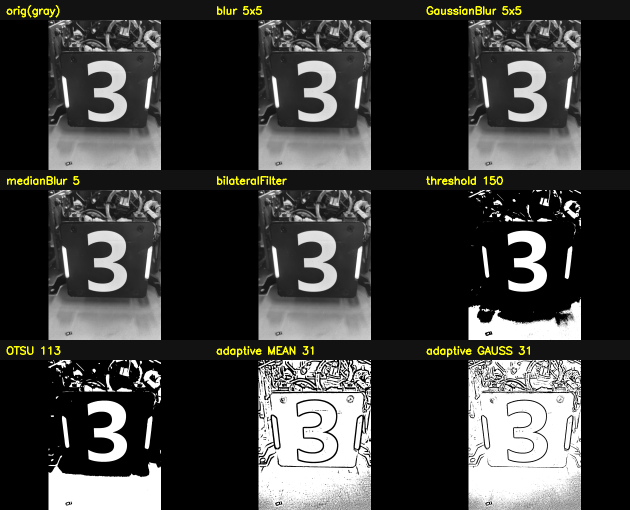
#> input picture tutorial_2/example/opencv/opencv_basics_1_filter.png, 1260 x 1020 px, given in place of opencv_basics_1_filter.jpg, which was not available (shown at 1/2 size)
$ python opencv_basics.py   (older library calls are emulated)
#> lines starting #> are read from the running program, lines starting #| are printed output that depends on the picture; after the words box and inside, x2 and y2 are one past the last pixel; in counts of white or black regions, pixels touching at a corner belong together; pictures that were not available may be replaced by others from this repository, and a replacement may not be noted
#!/usr/bin/env python3
# -*- coding: utf-8 -*-
# ============================================================================
# 一、OpenCV（1.1 cv::Mat、1.3 图像处理基本流程）
#
#   pip install opencv-python numpy
#   python3 opencv_basics.py                    # 默认读 demo/bule_armoe.jpg
#   python3 opencv_basics.py demo/blue_5.png    # 也可以喂自己的图
#   NO_WINDOW=1 python3 opencv_basics.py        # 不开窗口，只存图
#
import os
import sys
import time

import cv2
import numpy as np


# ---------------------------------------------------------------------------
# 几个小工具（真正要讲的 API 在 main() 里）
# ---------------------------------------------------------------------------
def section(index, title):
    print(f"\n【{index}】{title}")


def fit_into(src, area_w, area_h):
    if src.ndim == 2:  # 单通道（灰度 / 掩码）先转成三通道再拼
        src = cv2.cvtColor(src, cv2.COLOR_GRAY2BGR)
    s = min(area_w / src.shape[1], area_h / src.shape[0])
    small = cv2.resize(src, (max(1, int(src.shape[1] * s)), max(1, int(src.shape[0] * s))),
                       interpolation=cv2.INTER_AREA)
    canvas = np.zeros((area_h, area_w, 3), np.uint8)
    x = (area_w - small.shape[1]) // 2
    y = (area_h - small.shape[0]) // 2
    canvas[y:y + small.shape[0], x:x + small.shape[1]] = small
    return canvas


def grid(items, cols=3):
    area_w, area_h, bar = 420, 300, 40
    cells = []
    for title, img in items:
        cell = np.full((area_h + bar, area_w, 3), 18, np.uint8)
        cell[bar:, :, :] = fit_into(img, area_w, area_h)
        cv2.putText(cell, title, (12, 28), cv2.FONT_HERSHEY_SIMPLEX, 0.7, (0, 255, 255), 2)
        cells.append(cell)
    while len(cells) % cols:
        cells.append(np.full((area_h + bar, area_w, 3), 18, np.uint8))
    rows = [cv2.hconcat(cells[i:i + cols]) for i in range(0, len(cells), cols)]
    return cv2.vconcat(rows)


def white_ratio(m):
    """白像素占比，用来量化二值化 / 边缘的结果"""
    return 100.0 * cv2.countNonZero(m) / m.size


def mean_abs_diff(ref, m):
    """与原图的平均绝对差：越大说明滤波抹得越狠"""
    return float(cv2.mean(cv2.absdiff(ref, m))[0])


class Timer:
    def __init__(self):
        self.t0 = time.perf_counter()

    def ms(self):
        return (time.perf_counter() - self.t0) * 1000.0


def main():
    # -----------------------------------------------------------------------
    section(1, "读图与图像元信息")

    path = sys.argv[1] if len(sys.argv) > 1 else "demo/opencv_basics_1_filter.jpg"
    t_all = Timer()
    img = cv2.imread(path)
#> img is the input picture: shape (1020, 1260, 3); mean B, G, R 59.4, 61.3, 61.3
    if img is None:  # imread 失败不报错，只返回 None，必须自己判断
        print(f"读不到图片：{path}")
        return 1

    h, w = img.shape[:2]
#> h = 1020; w = 1260
    print(f"  路径       {path}")
    print(f"  shape      {img.shape}（高, 宽, 通道）")
#|   shape      (1020, 1260, 3)（高, 宽, 通道）
    print(f"  dtype      {img.dtype}")
#|   dtype      uint8
    print(f"  size       {img.size} 个元素，占内存 {img.nbytes / 1024:.0f} KB")
#|   size       3855600 个元素，占内存 3765 KB

    # -----------------------------------------------------------------------
    # ② cvtColor：彩色 → 灰度
    # -----------------------------------------------------------------------
    section(2, "灰度化 cvtColor")

    t = Timer()
    gray = cv2.cvtColor(img, cv2.COLOR_BGR2GRAY)
    print(f"  cvtColor(BGR2GRAY) 耗时 {t.ms():.2f} ms，灰度图形状 {gray.shape}")
#|   cvtColor(BGR2GRAY) 耗时 19.79 ms，灰度图形状 (1020, 1260)
    print(f"  gray 均值 {gray.mean():.1f}，标准差 {gray.std():.1f}")
#|   gray 均值 61.1，标准差 89.6

    # -----------------------------------------------------------------------
    # ③ 滤波：都用来去噪，区别在「保不保边」
    # -----------------------------------------------------------------------
    section(3, "滤波去噪 blur / GaussianBlur / medianBlur / bilateralFilter")

    t = Timer()
    f_blur = cv2.blur(gray, (5, 5))                       # 均值：最快，边缘一起糊
    f_gauss = cv2.GaussianBlur(gray, (5, 5), 0)           # 高斯：最常用
    f_median = cv2.medianBlur(gray, 5)                    # 中值：专杀椒盐噪声
    f_bilateral = cv2.bilateralFilter(gray, 9, 75, 75)    # 双边：保边去噪，最慢
    print(f"  四种滤波合计 {t.ms():.2f} ms。mean|diff| 越大说明抹得越狠：")
    for name, m in [("blur 5x5", f_blur), ("GaussianBlur 5x5", f_gauss),
                    ("medianBlur 5", f_median), ("bilateralFilter", f_bilateral)]:
        print(f"    {name:<24} mean|diff|={mean_abs_diff(gray, m):5.2f}")
#> this loop made 4 passes
#> name on passes 1 to 4: 'blur 5x5', 'GaussianBlur 5x5', 'medianBlur 5', 'bilateralFilter'
#|     blur 5x5                 mean|diff|= 8.05
#|     GaussianBlur 5x5         mean|diff|= 5.33
#|     medianBlur 5             mean|diff|= 4.18
#|     bilateralFilter          mean|diff|= 2.86

    # -----------------------------------------------------------------------
    # ④ 二值化：自瞄里「找灯条」的第一步
    # -----------------------------------------------------------------------
    section(4, "二值化 threshold / THRESH_OTSU / adaptiveThreshold")

    _, b_fixed = cv2.threshold(gray, 150, 255, cv2.THRESH_BINARY)  # 阈值手填，换光照就废
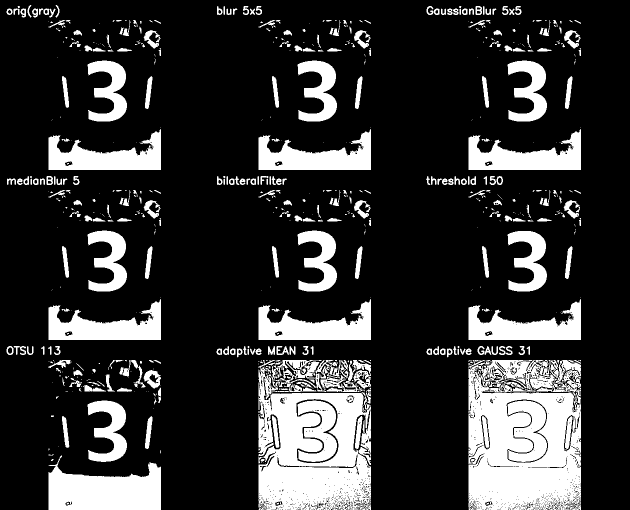
#> b_fixed: shape (1020, 1260) (shown at 1/2 size); 20.2% white; 651 white regions (333 under 20 px), largest, box (x1, y1, x2, y2) and area: (937, 720, 1162, 1020) 52115, (517, 720, 742, 1020) 44496, (97, 911, 322, 1020) 16356
    otsu_thr, b_otsu = cv2.threshold(gray, 0, 255, cv2.THRESH_BINARY | cv2.THRESH_OTSU)
#> b_otsu: shape (1020, 1260); 23.8% white; 616 white regions (316 under 20 px), largest, box (x1, y1, x2, y2) and area: (937, 720, 1162, 1020) 61101, (517, 720, 742, 1020) 49940, (97, 911, 322, 1020) 16419
#> otsu_thr = 113
    b_adapt_mean = cv2.adaptiveThreshold(gray, 255, cv2.ADAPTIVE_THRESH_MEAN_C,
                                         cv2.THRESH_BINARY, 31, 5)
#> b_adapt_mean: shape (1020, 1260); 68.9% white; 1410 black regions (1225 under 20 px), largest, box (x1, y1, x2, y2) and area: (0, 0, 1260, 1020) 357553, (1116, 479, 1159, 570) 2807, (950, 480, 992, 568) 2717
    b_adapt_gauss = cv2.adaptiveThreshold(gray, 255, cv2.ADAPTIVE_THRESH_GAUSSIAN_C,
                                          cv2.THRESH_BINARY, 31, 5)
#> b_adapt_gauss: shape (1020, 1260); 77.5% white; 1871 black regions (1592 under 20 px), largest, box (x1, y1, x2, y2) and area: (0, 3, 1260, 1020) 216406, (87, 823, 332, 1020) 7313, (99, 81, 149, 249) 2424

    print(f"  OTSU 自动算出的阈值 = {otsu_thr:.0f}（本次固定阈值用的是 150）")
#|   OTSU 自动算出的阈值 = 113（本次固定阈值用的是 150）
    print(f"  白像素占比：固定 {white_ratio(b_fixed):.2f}%   OTSU {white_ratio(b_otsu):.2f}%"
          f"   自适应均值 {white_ratio(b_adapt_mean):.2f}%   自适应高斯 {white_ratio(b_adapt_gauss):.2f}%")
#|   白像素占比：固定 20.22%   OTSU 23.77%   自适应均值 68.94%   自适应高斯 77.52%

    # -----------------------------------------------------------------------
    # ⑤ 颜色分割：BGR 里红色是 (0,0,255)、蓝色是 (255,0,0)，按颜色筛一律走 HSV
    # -----------------------------------------------------------------------
    section(5, "颜色分割 cvtColor(BGR2HSV) + inRange")

    hsv = cv2.cvtColor(img, cv2.COLOR_BGR2HSV)
#> hsv: shape (1020, 1260, 3); mean H, S, V 0.2, 1.9, 61.3
    red_mask = cv2.bitwise_or(                              # 红色跨 0 度，要分两段
        cv2.inRange(hsv, (0, 100, 100), (10, 255, 255)),
        cv2.inRange(hsv, (160, 100, 100), (180, 255, 255)))
#> red_mask: shape (1020, 1260); every value is 0
    blue_mask = cv2.inRange(hsv, (100, 100, 100), (124, 255, 255))
    red_only = cv2.bitwise_and(img, img, mask=red_mask)      # 用掩码把原图抠出来
#> red_only: shape (1020, 1260, 3); every value is 0
    blue_only = cv2.bitwise_and(img, img, mask=blue_mask)

    print(f"  red 掩码白像素 {white_ratio(red_mask):.2f}%   blue 掩码白像素 {white_ratio(blue_mask):.2f}%")
#|   red 掩码白像素 0.00%   blue 掩码白像素 0.00%

    # -----------------------------------------------------------------------
    # ⑥ 形态学：在二值图上修形状
    # -----------------------------------------------------------------------
    section(6, "形态学 morphologyEx：开 / 闭 / 梯度 / 顶帽")

    kernel = cv2.getStructuringElement(cv2.MORPH_RECT, (5, 5))
    m_open = cv2.morphologyEx(b_otsu, cv2.MORPH_OPEN, kernel)       # 去小噪点
#> m_open: shape (1020, 1260); 20.9% white; 228 white regions, largest, box (x1, y1, x2, y2) and area: (937, 746, 1162, 1020) 48587, (517, 773, 742, 1020) 38695, (97, 926, 322, 1020) 16260
    m_close = cv2.morphologyEx(b_otsu, cv2.MORPH_CLOSE, kernel)     # 补空洞
#> m_close: shape (1020, 1260); 25.8% white; 236 white regions (107 under 20 px), largest, box (x1, y1, x2, y2) and area: (937, 720, 1162, 1020) 67465, (517, 720, 742, 1020) 67230, (97, 911, 322, 1020) 16492
    m_grad = cv2.morphologyEx(b_otsu, cv2.MORPH_GRADIENT, kernel)   # 膨胀-腐蚀 = 轮廓
#> m_grad: shape (1020, 1260); 14.8% white; 284 white regions (4 under 20 px), largest, box (x1, y1, x2, y2) and area: (515, 718, 744, 1020) 25821, (935, 718, 1164, 1020) 21065, (591, 796, 685, 928) 4328
    m_tophat = cv2.morphologyEx(b_otsu, cv2.MORPH_TOPHAT, kernel)   # 原图-开运算 = 小亮块
#> m_tophat: shape (1020, 1260); 2.8% white in thin lines or dots

    n_otsu, n_open, n_close = (int(cv2.countNonZero(x)) for x in (b_otsu, m_open, m_close))
#> n_otsu = 305479; n_open = 268903; n_close = 331737
    print(f"  白像素个数：OTSU {n_otsu} → 开运算 {n_open}（少了 {n_otsu - n_open} 个孤立噪点）"
          f" → 闭运算 {n_close}（多了 {n_close - n_otsu} 个补上的空洞）")
#|   白像素个数：OTSU 305479 → 开运算 268903（少了 36576 个孤立噪点） → 闭运算 331737（多了 26258 个补上的空洞）

    # -----------------------------------------------------------------------
    # ⑦ 边缘检测：Sobel（方向）/ Laplacian（二阶）/ Canny（最常用）
    # -----------------------------------------------------------------------
    section(7, "边缘检测 Sobel / Laplacian / Canny")

    sx = cv2.convertScaleAbs(cv2.Sobel(gray, cv2.CV_16S, 1, 0, ksize=3))  # 横向差分 → 竖边缘
    sy = cv2.convertScaleAbs(cv2.Sobel(gray, cv2.CV_16S, 0, 1, ksize=3))  # 纵向差分 → 横边缘
    sxy = cv2.addWeighted(sx, 0.5, sy, 0.5, 0)                            # 两个方向合起来看
    lap = cv2.convertScaleAbs(cv2.Laplacian(gray, cv2.CV_16S, ksize=3))
    canny_lo = cv2.Canny(gray, 50, 150)     # 双阈值：小的是起步价，大的是确认线
#> canny_lo: shape (1020, 1260); 5.8% white in thin lines or dots
    canny_hi = cv2.Canny(gray, 100, 200)    # 阈值调高 → 边缘变少但更干净
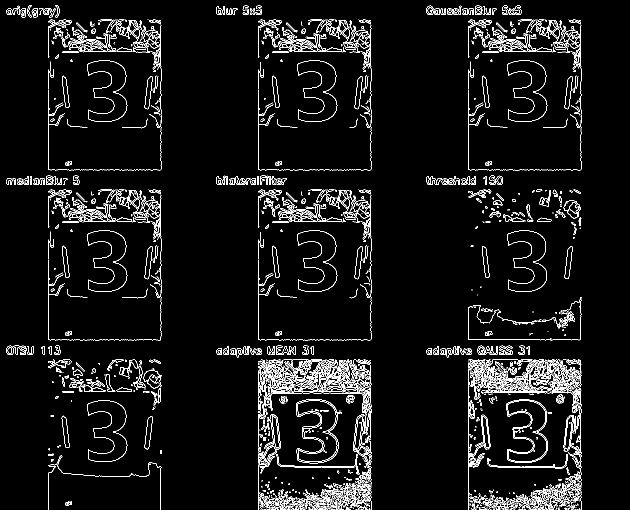
#> canny_hi: shape (1020, 1260) (shown at 1/2 size); 5.3% white in thin lines or dots

    print(f"  平均梯度强度：Sobel-|dx| {sx.mean():.1f}  Sobel-|dy| {sy.mean():.1f}"
          f"  Laplacian {lap.mean():.1f}")
#|   平均梯度强度：Sobel-|dx| 22.8  Sobel-|dy| 22.7  Laplacian 28.7
    print(f"  二值边缘（Canny）像素占比：阈值(50,150) → {white_ratio(canny_lo):.2f}%"
          f"   阈值(100,200) → {white_ratio(canny_hi):.2f}%")
#|   二值边缘（Canny）像素占比：阈值(50,150) → 5.77%   阈值(100,200) → 5.26%

    # -----------------------------------------------------------------------
    # ⑧ 轮廓：findContours 拿点集，再按面积 / 长宽比筛
    #    ⚠ findContours 会修改输入图，习惯先 copy
    # -----------------------------------------------------------------------
    section(8, "轮廓 findContours + 面积/外接矩形筛选")

    contours, _ = cv2.findContours(m_open.copy(), cv2.RETR_EXTERNAL, cv2.CHAIN_APPROX_SIMPLE)
#> contours = 224 contours, 20 with area under 20; largest, box (x1, y1, x2, y2) and area: (937, 746, 1162, 1020) 51396, (517, 773, 742, 1020) 45801, (97, 926, 322, 1020) 16006, (517, 586, 742, 680) 16002, (937, 246, 1162, 340) 16002
    contours = sorted(contours, key=cv2.contourArea, reverse=True)   # 按面积从大到小

    min_area = img.shape[0] * img.shape[1] * 0.002    # 面积阈值写成「相对整图」的比例
#> min_area = 2570.4
    contour_vis = img.copy()
    kept = 0
    for c in contours:
        area = cv2.contourArea(c)
        if area < min_area:
            continue
        kept += 1
        bx, by, bw, bh = cv2.boundingRect(c)              # 正矩形：快
        (cx, cy), (rw, rh), angle = cv2.minAreaRect(c)    # 旋转矩形：贴合斜灯条
        if kept <= 5:                                     # 只打印最大的 5 个
            ratio = max(rw, rh) / max(min(rw, rh), 1.0)
            print(f"    #{kept} 面积={area:.0f} 正矩形={bw}×{bh} 旋转矩形={rw:.0f}×{rh:.0f}"
                  f" 角度={angle:.1f}° 长宽比={ratio:.2f}")
        cv2.drawContours(contour_vis, [c], -1, (0, 255, 0), 2)
        cv2.rectangle(contour_vis, (bx, by), (bx + bw, by + bh), (255, 160, 0), 1)
        cv2.circle(contour_vis, (int(cx), int(cy)), 4, (0, 0, 255), -1)
#> this loop made 224 passes
#> (area, bx, by, bw, bh, cx, cy, rw) on passes 1 to 5: (51396, 937, 746, 225, 274, 1049, 882.5, 273), (45801, 517, 773, 225, 247, 629, 896, 246), (16006.5, 97, 926, 225, 94, 209, 972.5, 93), (16002, 517, 586, 225, 94, 629, 632.5, 93), (16002, 937, 246, 225, 94, 1049, 292.5, 93)
#> area on passes 17 to 22: 1218.5, 750, 582, 533, 528.5, 525
#|     #1 面积=51396 正矩形=225×274 旋转矩形=273×224 角度=-90.0° 长宽比=1.22
#|     #2 面积=45801 正矩形=225×247 旋转矩形=246×224 角度=-90.0° 长宽比=1.10
#|     #3 面积=16006 正矩形=225×94 旋转矩形=93×224 角度=-90.0° 长宽比=2.41
#|     #4 面积=16002 正矩形=225×94 旋转矩形=93×224 角度=-90.0° 长宽比=2.41
#|     #5 面积=16002 正矩形=225×94 旋转矩形=93×224 角度=-90.0° 长宽比=2.41
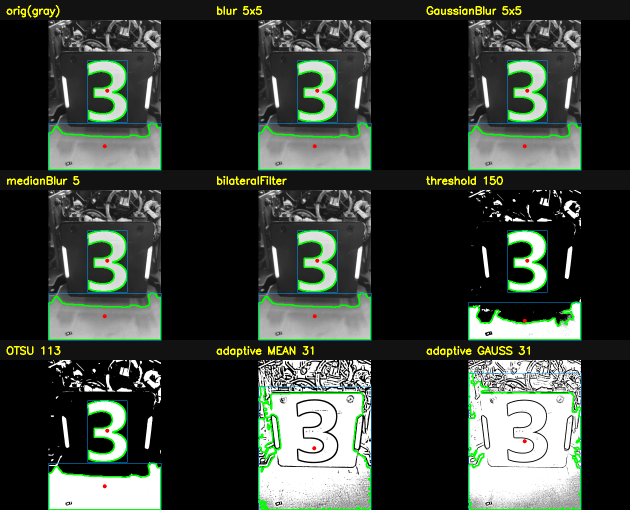
#> contour_vis: shape (1020, 1260, 3) (shown at 1/2 size); 3.17% of pixels changed, all inside (x1, y1, x2, y2) = (96, 120, 1163, 1020)
#> after the loop, kept = 16

    print(f"  findContours 共 {len(contours)} 个外轮廓，面积 ≥ {min_area:.0f}px 的留下 {kept} 个")
#|   findContours 共 224 个外轮廓，面积 ≥ 2570px 的留下 16 个
    print("  提示：minAreaRect 的返回值顺序是 (中心点, (宽, 高), 角度)，角度约定在 4.5 之后变过")

    # -----------------------------------------------------------------------
    # ⑨ 几何变换：改变图的大小 / 角度 / 视角
    # -----------------------------------------------------------------------
    section(9, "几何变换 resize / 旋转 / 透视")

    half = cv2.resize(img, None, fx=0.5, fy=0.5, interpolation=cv2.INTER_AREA)  # 缩小用 AREA
    rot_mat = cv2.getRotationMatrix2D((w / 2.0, h / 2.0), 15.0, 1.0)            # 2×3 变换矩阵
#> rot_mat = [[0.966, 0.259, -110.5], [-0.259, 0.966, 180.4]]
    rotated = cv2.warpAffine(img, rot_mat, (w, h))
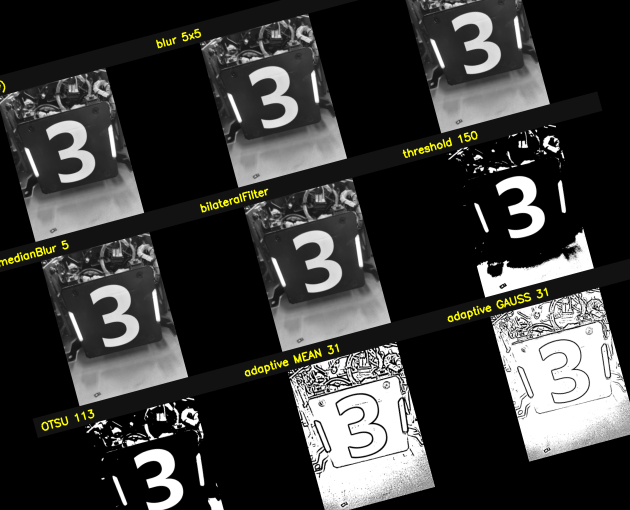
#> rotated: shape (1020, 1260, 3) (shown at 1/2 size); mean B, G, R 55.1, 56.6, 56.6
    src_quad = np.float32([[w * 0.30, h * 0.25], [w * 0.70, h * 0.30],
                           [w * 0.75, h * 0.75], [w * 0.25, h * 0.70]])
    dst_quad = np.float32([[0, 0], [400, 0], [400, 300], [0, 300]])
    persp_mat = cv2.getPerspectiveTransform(src_quad, dst_quad)                 # 3×3 透视矩阵
#> persp_mat = [[0.851, 0.117, -351.4], [-0.0909, 0.898, -194.7], [-0.000109, 0.000599, 1]]
    warped = cv2.warpPerspective(img, persp_mat, (400, 300))

    print(f"  resize 0.5× → {half.shape[1]}×{half.shape[0]}（原图 {w}×{h}）")
#|   resize 0.5× → 630×510（原图 1260×1020）
    print("  旋转 15°：getRotationMatrix2D 给 2×3 矩阵，warpAffine 的第 3 个参数决定输出尺寸")
    print("  透视变换：把源图里那个四边形拉正成 400×300（第 ⑩ 步画出来了）")

    # -----------------------------------------------------------------------
    # ⑩ 绘制：调试图一定要画出来才看得懂
    # -----------------------------------------------------------------------
    section(10, "绘制 line / rectangle / circle / putText")

    canvas = img.copy()
    cv2.rectangle(canvas, (60, 60), (360, 260), (0, 255, 0), 3)                     # 绿框
    cv2.circle(canvas, (600, 300), 40, (0, 0, 255), -1)                             # 红实心圆
    cv2.line(canvas, (100, 400), (700, 500), (255, 0, 0), 3)                        # 蓝线
    cv2.arrowedLine(canvas, (900, 300), (1100, 200), (0, 255, 255), 3)              # 黄箭头
    cv2.polylines(canvas, [src_quad.astype(np.int32)], True, (255, 0, 255), 3)      # 洋红四边形
    cv2.putText(canvas, "line / rect / circle / putText", (60, h - 60),
                cv2.FONT_HERSHEY_SIMPLEX, 1.0, (0, 255, 255), 2)
    print("  文字和线宽建议随图尺寸缩放，否则换分辨率就看不见了")

    # -----------------------------------------------------------------------
    # 存三张拼图 + 开窗显示
    # -----------------------------------------------------------------------
    sheet1 = grid([("orig(gray)", gray), ("blur 5x5", f_blur), ("GaussianBlur 5x5", f_gauss),
                   ("medianBlur 5", f_median), ("bilateralFilter", f_bilateral),
                   ("threshold 150", b_fixed), (f"OTSU {otsu_thr:.0f}", b_otsu),
                   ("adaptive MEAN 31", b_adapt_mean), ("adaptive GAUSS 31", b_adapt_gauss)])
#> the loop in grid, `for title, img in items:` made 9 passes
#> title on passes 1 to 9: 'orig(gray)', 'blur 5x5', 'GaussianBlur 5x5', 'medianBlur 5', 'bilateralFilter', 'threshold 150', 'OTSU 113', 'adaptive MEAN 31', 'adaptive GAUSS 31'
#> after the loop in grid, `for title, img in items:`:
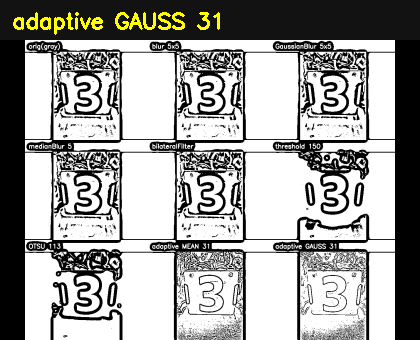
#> cell: shape (340, 420, 3); mean of channels 0, 1, 2 155.6, 158.2, 158.2; drawn as B, G, R
#> after the loop in grid, `for title, img in items:`: cells = 9 items
#> in grid, `rows = [cv2.hconcat(cells[i:i + cols]) for i in range(0, len(cells), c..`: rows = 3 items
    sheet2 = grid([("OTSU", b_otsu), ("MORPH_OPEN", m_open), ("MORPH_CLOSE", m_close),
                   ("MORPH_GRADIENT", m_grad), ("MORPH_TOPHAT", m_tophat),
                   ("Sobel |dx|", sx), ("Sobel |dy|", sy), ("Sobel mix", sxy),
                   ("Laplacian", lap)])
#> the loop in grid (call 2), `for title, img in items:` made 9 passes
    sheet3 = grid([("red mask", red_mask), ("red only", red_only),
                   ("blue mask", blue_mask), ("blue only", blue_only),
                   ("contours", contour_vis), ("resize 0.5x", half),
                   ("rotate 15deg", rotated), ("perspective", warped), ("draw", canvas)])
#> call 3 of grid, with cols = 3
#> the loop in grid (call 3), `for title, img in items:` made 9 passes
#> (title, s in fit_into, x in fit_into) on passes 1 to 9: ('red mask', 0.294, 25), ('red only', 0.294, 25), ('blue mask', 0.294, 25), ('blue only', 0.294, 25), ('contours', 0.294, 25), ('resize 0.5x', 0.588, 25), ('rotate 15deg', 0.294, 25), ('perspective', 1, 10), ('draw', 0.294, 25)
#> after the loop in grid (call 3), `for title, img in items:`:
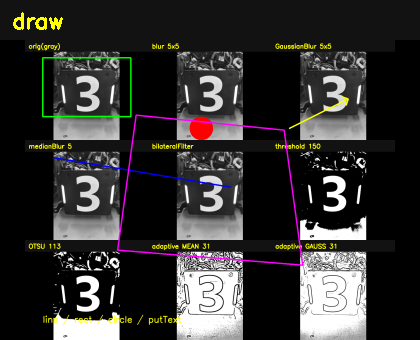
#> cell: shape (340, 420, 3); mean B, G, R 49.2, 50.7, 52.2
#> in grid (call 3), `return cv2.vconcat(rows)`:
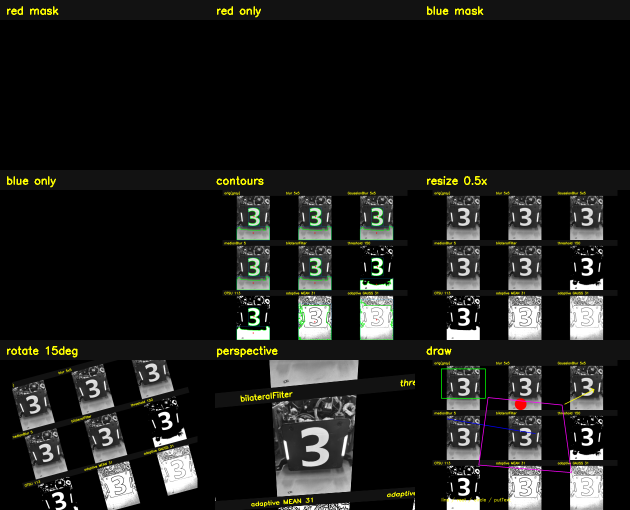
#> returned value: shape (1020, 1260, 3) (shown at 1/2 size); mean of channels 0, 1, 2 25.8, 28.4, 28; drawn as B, G, R

    for name, sheet in [("opencv_basics_py_1_filter.png", sheet1),
                        ("opencv_basics_py_2_edge.png", sheet2),
                        ("opencv_basics_py_3_misc.png", sheet3)]:
        if not cv2.imwrite(name, sheet):
            print(f"拼图保存失败：{name}（检查当前目录是否可写）")
#> this loop made 3 passes

    print(f"\n总耗时 {t_all.ms():.2f} ms")
    print("已保存 opencv_basics_py_1_filter.png / _2_edge.png / _3_misc.png")

    if os.environ.get("NO_WINDOW") is None:
        cv2.imshow("1 filter + threshold", sheet1)
        cv2.imshow("2 morphology + edge", sheet2)
        cv2.imshow("3 color + contours + warp", sheet3)
        print("按任意键退出…")
        cv2.waitKey(0)       # 0 = 一直等按键
        cv2.destroyAllWindows()
    return 0


if __name__ == "__main__":
    sys.exit(main())
#> (the program exits here)
